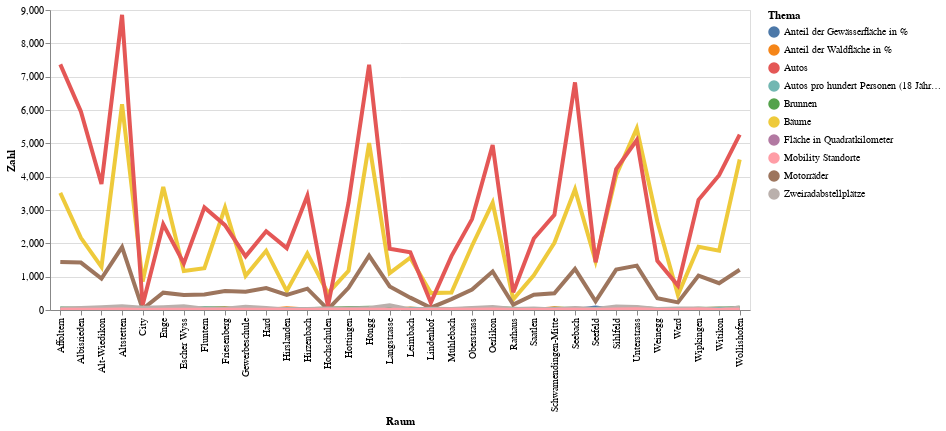

Here is the notebook cell this chart was saved with:
### Code cell
# df_statzonen = df_statzonen[(df_statzonen.knr>0) & (df_statzonen.qname!="Hirslanden")]
#aktuellesJahr[[aktuellesJahr.KreisSort =7]])
highlight = alt.selection(type='single', on='mouseover',
                          fields=['Thema'], nearest=True)
#x='date:StichtagDatJahr',
base = alt.Chart(mySelection).encode(
    x='Raum',
    y='Zahl',
    color='Thema'
)

points = base.mark_circle().encode(
    opacity=alt.value(0)
).add_selection(
    highlight
).properties(
    width=700 , height=300
)
lines = base.mark_line().encode(
    size=alt.condition(~highlight, alt.value(1.5), alt.value(4))
).interactive()

points + lines

### Figure 1 — Vega-Lite specification as saved in the notebook (floating-point values rounded to 4 significant figures; data arrays with more than 128 entries replaced by an {"elided": "..."} marker saying what was removed)
{"config": {"view": {"continuousWidth": 400, "continuousHeight": 300}}, "layer": [{"mark": "circle", "encoding": {"color": {"type": "nominal", "field": "Thema"}, "opacity": {"value": 0}, "x": {"type": "nominal", "field": "Raum"}, "y": {"type": "quantitative", "field": "Zahl"}}, "height": 300, "selection": {"selector024": {"type": "single", "on": "mouseover", "fields": ["Thema"], "nearest": true}}, "width": 700}, {"mark": "line", "encoding": {"color": {"type": "nominal", "field": "Thema"}, "size": {"condition": {"value": 1.5, "selection": {"not": "selector024"}}, "value": 4}, "x": {"type": "nominal", "field": "Raum"}, "y": {"type": "quantitative", "field": "Zahl"}}, "selection": {"selector025": {"type": "interval", "bind": "scales", "encodings": ["x", "y"]}}}], "data": {"name": "data-2b719d758bf57569c92f2c2cccbd1650"}, "$schema": "https://vega.github.io/schema/vega-lite/v4.8.1.json", "datasets": {"data-2b719d758bf57569c92f2c2cccbd1650": {"elided": "340 records"}}}
